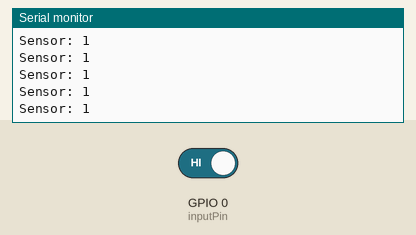
The sketch below on a simulated ESP8266 (NodeMCU). Parts: the last lines printed to the serial monitor. The inputs (shaded band) are chosen by the test bench; at power-on: GPIO 0 (inputPin) HIGH. WiFi joins after 1.5 s; servers stay silent unless stated; uploads are accepted with an empty reply.

Above: at 1.3 s.
1.4 s: GPIO 0 (inputPin) driven LOW
At 1.89 s:
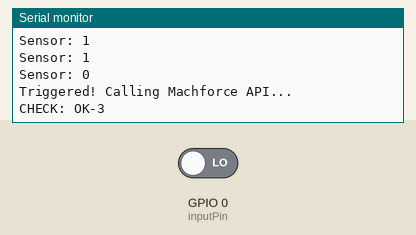
At 2.57 s:
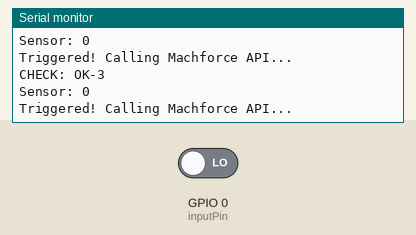

Measured:
- after the input at 1.4 s, the serial monitor: prints a new line after 0.11 s (image 1)

The sketch:

MachForceAPI.ino
```cpp
#include <SPI.h>
#include <ESP8266WiFi.h>
#include <ESP8266HTTPClient.h>

char* ssid     = "AST_Network";
char* password = "cavadosta";
const char* host = "http://machforce-api.herokuapp.com/post";


// The number of times to trigger the action if the condition is met
// We limit this so you won't use all of your Temboo calls while testing
int maxCalls = 10;

// The number of times this Choreo has been run so far in this sketch
int calls = 0;

int inputPin = 0;

void setup() {
  Serial.begin(115200);

  // For debugging, wait until the serial console is connected
   delay(10);

  // We start by connecting to a WiFi network

  Serial.println();
  Serial.println();
  Serial.print("Connecting to ");
  Serial.println(ssid);

  WiFi.begin(ssid, password);


  Serial.println("");
  Serial.println("WiFi connected");
  Serial.println("IP address: ");
  Serial.println(WiFi.localIP());
  // Initialize pins
  pinMode(inputPin, INPUT);
  digitalWrite(inputPin, LOW);

  Serial.println("Setup complete.\n");

}

void runPublish() {

  String jsonObj = "{\"smsMessage\":\"/ ALERT: Service Requested / Customer Name: Broward Health Center / Account #: 456788879456755-54 / Callback #: 617-657-9981 / Product: IQon Cat Scan\",\"vAccount\":\"43234543234543\",\"cAccount\":\"456788879456755-54\",\"cName\":\"Broward Health Center\",\"deviceId\":\"FORCE-2355\",\"callback\":\"+16176579981\",\"ForService\":\"IQon Cat Scan\",\"modelNumber\":\"RX93QT\"}";

  int len = jsonObj.length();
  String lenString = String(len);
  HTTPClient http;

  http.begin(host);
  http.addHeader("POST", "/post HTTP/1.1");
  http.addHeader("Host", "machforce-api.herokuapp.com");
  http.addHeader("Content-Type", "application/json");
  http.addHeader("Content-Length",lenString);
  http.addHeader("Cache-Control","no-cache");
  http.POST(jsonObj);
  http.writeToStream(&Serial);
  http.end();


  Serial.println("CHECK: OK-3");

}

void loop() {

  int sensorValue = digitalRead(inputPin);
  Serial.println("Sensor: " + String(sensorValue));

  if (sensorValue == LOW) {
    if (calls < maxCalls) {
      Serial.println("\nTriggered! Calling Machforce API...");
      runPublish();
      calls++;
    } else {
      Serial.println("\nTriggered! Skipping. Adjust maxCalls as required.");
    }
  }
  delay(250);
}
```
